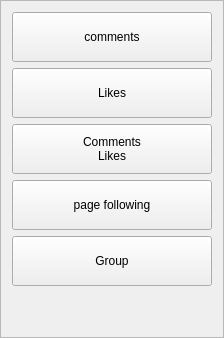
     <widget class="QFrame" name="frame">
      <property name="frameShape">
       <enum>QFrame::StyledPanel</enum>
      </property>
      <property name="frameShadow">
       <enum>QFrame::Raised</enum>
      </property>
      <layout class="QVBoxLayout" name="verticalLayout">
       <item>
        <widget class="QPushButton" name="comments_btn">
         <property name="minimumSize">
          <size>
           <width>200</width>
           <height>50</height>
          </size>
         </property>
         <property name="text">
          <string>comments</string>
         </property>
        </widget>
       </item>
       <item>
        <widget class="QPushButton" name="Likes_btn">
         <property name="minimumSize">
          <size>
           <width>200</width>
           <height>50</height>
          </size>
         </property>
         <property name="text">
          <string>Likes</string>
         </property>
        </widget>
       </item>
       <item>
        <widget class="QPushButton" name="comm_likes_btn">
         <property name="minimumSize">
          <size>
           <width>200</width>
           <height>50</height>
          </size>
         </property>
         <property name="text">
          <string>Comments
Likes</string>
         </property>
        </widget>
       </item>
       <item>
        <widget class="QPushButton" name="page_following_btn">
         <property name="minimumSize">
          <size>
           <width>200</width>
           <height>50</height>
          </size>
         </property>
         <property name="text">
          <string>page following</string>
         </property>
        </widget>
       </item>
       <item>
        <widget class="QPushButton" name="pushButton">
         <property name="minimumSize">
          <size>
           <width>200</width>
           <height>50</height>
          </size>
         </property>
         <property name="text">
          <string>Group</string>
         </property>
        </widget>
       </item>
       <item>
        <spacer name="verticalSpacer">
         <property name="orientation">
          <enum>Qt::Vertical</enum>
         </property>
         <property name="sizeHint" stdset="0">
          <size>
           <width>20</width>
           <height>40</height>
          </size>
         </property>
        </spacer>
       </item>
      </layout>
     </widget>
